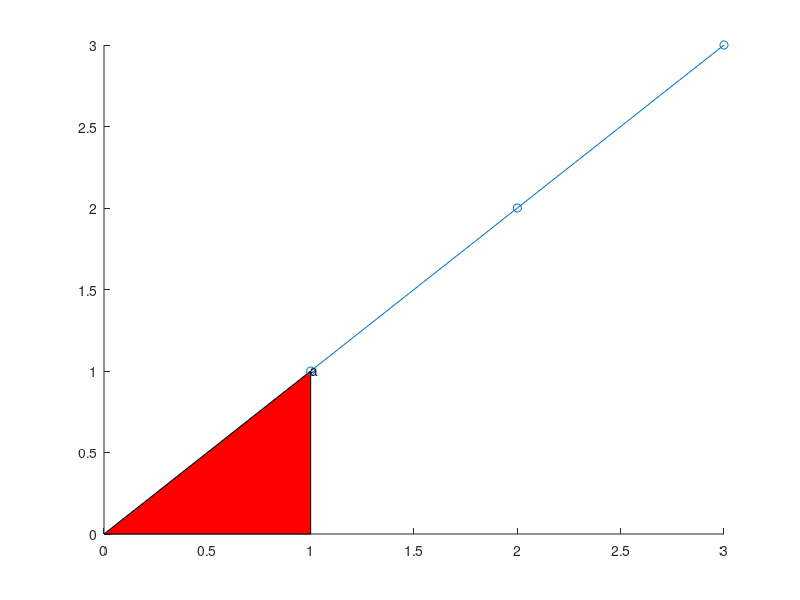

Write MATLAB code to recreate this figure. (Note: this script raises an error after producing the figure.)
% record: -noFigureWindows
% Open items 109 to 111 (ADR 0228): get(h)'s order, UserData's empty and get of several objects;
% R2025b's legend - data1, data2, ..., its commands, options and String; patch, surface and
% rectangle adding to the axes, a 2-D view, and the handle of what a replacing plot deleted; and the
% yyaxis and region remainders - each side's colour order, a ruler's colour mode, the line-style
% order as written, the read-only refusals, scatter3's AlphaData, and a band's Value, colour and
% times. Probes probe_109 to probe_111b (open-items scratch). The colour order's values are open
% item 105, so a colour is compared with the order's entry.
close all force

% --- item 109: get(h) and UserData
f = figure('Visible', 'off');
ax = axes(f);
hold(ax, 'on');
ln = plot(ax, 1:3);
tx = text(ax, 1, 1, 'a');
pa = patch(ax, [0 1 1], [0 0 1], 'r');
sc = scatter(ax, 1:3, 1:3);
rg = xregion(ax, 1, 2);
lg = legend(ax);
u9b_chk('get_order_line', @() isequal(fieldnames(get(ln)), properties(ln)));
u9b_chk('get_order_axes', @() isequal(fieldnames(get(ax)), properties(ax)));
u9b_chk('get_order_text', @() isequal(fieldnames(get(tx)), properties(tx)));
u9b_chk('get_order_patch', @() isequal(fieldnames(get(pa)), properties(pa)));
u9b_chk('get_order_scatter', @() isequal(fieldnames(get(sc)), properties(sc)));
u9b_chk('get_order_region', @() isequal(fieldnames(get(rg)), properties(rg)));
u9b_chk('get_order_legend', @() isequal(fieldnames(get(lg)), properties(lg)));
u9b_chk('get_order_figure', @() isequal(fieldnames(get(f)), properties(f)));
u9b_chk('get_root', @() fieldnames(get(groot))');
u9b_chk('props_root', @() numel(properties(groot)));
u9b_chk('get_first_line', @() first_names(fieldnames(get(ln)), 8));
u9b_chk('set_first_line', @() first_names(fieldnames(set(ln)), 6));
u9b_chk('userdata_line', @() size(ln.UserData));
u9b_chk('userdata_axes', @() size(ax.UserData));
u9b_chk('userdata_figure', @() size(f.UserData));
u9b_chk('userdata_root', @() size(get(groot, 'UserData')));
u9b_chk('userdata_class', @() class(rg.UserData));
ln.UserData = 5;
ln.UserData = [];
u9b_chk('userdata_reset', @() size(ln.UserData));
two = plot(ax, [1:3; 2:4]');
u9b_chk('get_several', @() {class(get(two)), size(get(two))});
u9b_chk('get_several_one', @() {class(get(two, 'UserData')), size(get(two, 'UserData'))});

% --- item 109: the legend's names
u9b_chk('legend_two', @() legend_two());
u9b_chk('legend_third', @() legend_third());
u9b_chk('legend_named_first', @() legend_named(1));
u9b_chk('legend_named_second', @() legend_named(2));
u9b_chk('legend_rename', @() legend_rename(''));
u9b_chk('legend_rename_x', @() legend_rename('x'));
u9b_chk('legend_one_name', @() legend_one_name());
u9b_chk('legend_handle', @() legend_handle());
u9b_chk('legend_handles_cell', @() legend_handles_cell());
u9b_chk('legend_off', @() legend_off());
u9b_chk('legend_show', @() legend_command('show'));
u9b_chk('legend_toggle', @() legend_command('toggle'));
u9b_chk('legend_boxoff', @() legend_command('boxoff'));
u9b_chk('legend_hide', @() legend_hide());
u9b_chk('legend_options', @() legend_options());
u9b_chk('legend_location_only', @() legend_location_only());
u9b_chk('legend_autoupdate_off', @() legend_autoupdate_off());
u9b_chk('legend_more_names', @() legend_more_names());
u9b_chk('legend_string_set', @() legend_string_set({'u', 'v'}));
u9b_chk('legend_string_fewer', @() legend_string_set({'u'}));
u9b_chk('legend_string_char', @() legend_string_set('u'));
u9b_chk('legend_kinds', @() legend_kinds());
u9b_chk('legend_delete_renumbers', @() legend_delete_renumbers());
u9b_chk('legend_replot', @() legend_replot());
u9b_chk('legend_again', @() legend_again());
u9b_chk('legend_cla', @() legend_cla());
u9b_chk('legend_plotchildren', @() legend_plotchildren());
u9b_chk('legend_none_property', @() legend_none_property());

% --- item 110: low-level verbs, the view, a replaced handle
u9b_chk('patch_adds', @() children_after(@() patch([0 1 1], [0 0 1], 'r')));
u9b_chk('patch_twice', @() children_after(@() patch_twice()));
u9b_chk('patch_by_name', @() children_after(@() patch('XData', [0 1 1], 'YData', [0 0 1])));
u9b_chk('patch_faces', @() children_after(@() patch('Faces', [1 2 3], 'Vertices', [0 0; 1 0; 1 1])));
u9b_chk('surface_adds', @() children_after(@() surface(magic(3))));
u9b_chk('rectangle_adds', @() children_after(@() rectangle()));
u9b_chk('fill_replaces', @() children_after(@() fill([0 1 1], [0 0 1], 'r')));
u9b_chk('patch3_view', @() view_after(@() patch([0 1 1], [0 0 1], [0 0 1], 'r')));
u9b_chk('surface_view', @() view_after(@() surface(magic(3))));
u9b_chk('plot_view', @() view_after(@() []));
u9b_chk('patch_keeps_title', @() patch_keeps());
u9b_chk('view_written', @() view_written());
u9b_chk('replaced_valid', @() replaced_valid());
u9b_chk('replaced_dot_set', @() replaced_write(1));
u9b_chk('replaced_set', @() replaced_write(2));
u9b_chk('replaced_dot_get', @() replaced_write(3));
u9b_chk('replaced_get', @() replaced_write(4));
u9b_chk('replaced_delete', @() replaced_write(5));
u9b_chk('cleared_set', @() cleared_write());
u9b_chk('replaced_in_list', @() replaced_in_list());
u9b_chk('replaced_axes_kept', @() replaced_axes_kept());

% --- item 111: yyaxis sides
u9b_chk('side_orders', @() side_orders());
u9b_chk('side_orders_after_plots', @() side_orders_after_plots());
u9b_chk('side_order_set', @() side_order_set(true));
u9b_chk('side_order_set_fn', @() side_order_set(false));
u9b_chk('side_order_cycle', @() side_order_cycle());
u9b_chk('side_order_before', @() side_order_before());
u9b_chk('side_order_cla', @() side_order_cla());
u9b_chk('ruler_modes', @() ruler_modes());
u9b_chk('ruler_modes_set', @() ruler_modes_set());
u9b_chk('style_order_fresh', @() style_order_fresh());
u9b_chk('style_order_yyaxis', @() style_order_yyaxis());
u9b_chk('style_order_written', @() style_order_written());
u9b_chk('yaxis_set', @() as_statement(@() set_yaxis()));
u9b_chk('xaxis_same', @() as_statement(@() set_xaxis(false)));
u9b_chk('xaxis_other', @() as_statement(@() set_xaxis(true)));
u9b_chk('type_line', @() as_statement(@() set_type('line')));
u9b_chk('type_text', @() as_statement(@() set_type('text')));
u9b_chk('type_axes', @() as_statement(@() set_type('axes')));
u9b_chk('beingdeleted_set', @() as_statement(@() set_type('beingdeleted')));
u9b_chk('series_index_zero', @() series_index_zero());

% --- item 111: scatter3's transparency
u9b_chk('s3_alpha_default', @() s3_alpha(@(s) {size(s.AlphaData), s.AlphaDataMapping}));
u9b_chk('s3_alpha_column', @() s3_alpha(@(s) set_and_read(s, 'AlphaData', [0.1; 0.5; 1])));
u9b_chk('s3_alpha_scalar', @() s3_alpha(@(s) set_and_read(s, 'AlphaData', 0.5)));
u9b_chk('s3_alpha_matrix', @() s3_alpha(@(s) set_and_read(s, 'AlphaData', [1 2; 3 4])));
u9b_chk('s3_alpha_text', @() s3_alpha(@(s) set_and_read(s, 'AlphaData', 'x')));
u9b_chk('s3_mapping', @() s3_alpha(@(s) set_and_read(s, 'AlphaDataMapping', 'none')));
u9b_chk('s3_mapping_bad', @() s3_alpha(@(s) set_and_read(s, 'AlphaDataMapping', 'bogus')));
u9b_chk('s3_alpha_options', @() s3_alpha_options());
u9b_chk('b3_alpha', @() b3_alpha());
u9b_chk('s2_alpha_matrix', @() s2_alpha_matrix());

% --- item 111: a band's values, colour and times
u9b_chk('band_value_column', @() band(@(q) set_and_read(q, 'Value', [5; 6])));
u9b_chk('band_value_back', @() band(@(q) band_value_back(q)));
u9b_chk('band_auto_keeps', @() band(@(q) band_auto_keeps(q)));
u9b_chk('band_auto_series', @() band(@(q) band_auto_series(q)));
u9b_chk('band_series_zero', @() band(@(q) band_series_zero(q)));
u9b_chk('band_datetime', @() band_times(1));
u9b_chk('band_duration', @() band_times(2));
u9b_chk('band_datetime_format', @() band_times(3));
u9b_chk('band_duration_format', @() band_times(4));
u9b_chk('band_datetime_hours', @() band_times(5));
u9b_chk('band_datetime_pairs', @() band_times(6));
u9b_chk('band_datetime_on_dates', @() band_times(7));
u9b_chk('band_numbers_on_dates', @() band_times(8));
u9b_chk('band_dates_on_numbers', @() band_times(9));
u9b_chk('band_dates_on_spans', @() band_times(10));
u9b_chk('band_spans_on_dates', @() band_times(11));
u9b_chk('band_dates_and_number', @() band_times(12));
u9b_chk('band_set_numbers', @() band_times(13));
u9b_chk('band_set_spans', @() band_times(14));
u9b_chk('band_set_dates', @() band_times(15));
u9b_chk('band_dates_column', @() band_times(16));

close all force

function r = first_names(names, n)
r = strjoin(names(1:n)', ',');
end

function a = fresh_axes()
close all force
a = axes(figure('Visible', 'off'));
end

function r = legend_two()
a = fresh_axes(); hold(a, 'on');
p = plot(a, 1:3); q = plot(a, 2:4);
before = {p.DisplayName, q.DisplayName};
l = legend(a);
r = {before, l.String, p.DisplayName, q.DisplayName, class(l.String)};
end

function r = legend_third()
a = fresh_axes(); hold(a, 'on');
plot(a, 1:3); plot(a, 2:4);
l = legend(a);
q = plot(a, 3:5);
r = {l.String, q.DisplayName};
end

function r = legend_named(which)
a = fresh_axes(); hold(a, 'on');
p = plot(a, 1:3); q = plot(a, 2:4);
if which == 1, p.DisplayName = 'n'; else, q.DisplayName = 'n'; end
l = legend(a);
r = l.String;
end

function r = legend_rename(name)
a = fresh_axes(); hold(a, 'on');
p = plot(a, 1:3); q = plot(a, 2:4);
l = legend(a);
p.DisplayName = name;
r = {l.String, p.DisplayName, q.DisplayName};
end

function r = legend_one_name()
a = fresh_axes(); hold(a, 'on');
p = plot(a, 1:3); q = plot(a, 2:4);
l = legend(a, 'a');
w = plot(a, 3:5);
r = {l.String, p.DisplayName, q.DisplayName, w.DisplayName};
end

function r = legend_handle()
a = fresh_axes(); hold(a, 'on');
p = plot(a, 1:3); q = plot(a, 2:4);
l = legend(q);
r = {l.String, p.DisplayName, q.DisplayName};
end

function r = legend_handles_cell()
a = fresh_axes(); hold(a, 'on');
p = plot(a, 1:3); q = plot(a, 2:4);
l = legend([q p], {'x', 'y'});
r = {l.String, p.DisplayName, q.DisplayName};
end

function r = legend_off()
a = fresh_axes(); hold(a, 'on');
p = plot(a, 1:3); q = plot(a, 2:4);
l = legend(a);
legend(a, 'off');
r = {isvalid(l), isempty(a.Legend), p.DisplayName, q.DisplayName};
l2 = legend(a);
r = [r, {isvalid(l2), l2.String}];
end

function r = legend_command(word)
a = fresh_axes(); hold(a, 'on');
plot(a, 1:3); plot(a, 2:4);
legend(a, word);
l = a.Legend;
r = {l.String, char(l.Visible), char(l.Box)};
end

function r = legend_hide()
a = fresh_axes(); hold(a, 'on');
p = plot(a, 1:3);
l = legend(a);
legend(a, 'hide');
r = {isvalid(l), char(l.Visible), p.DisplayName};
legend(a, 'show');
r = [r, {char(l.Visible)}];
legend(a, 'toggle');
r = [r, {char(l.Visible)}];
end

function r = legend_options()
a = fresh_axes(); hold(a, 'on');
plot(a, 1:3); plot(a, 2:4);
l = legend(a, 'a', 'b', 'Location', 'northwest', 'FontSize', 14);
r = {l.String, l.Location, l.FontSize};
l = legend(a, {'c', 'd'}, 'Orientation', 'horizontal');
r = [r, {l.String, l.Orientation}];
end

function r = legend_location_only()
a = fresh_axes(); hold(a, 'on');
plot(a, 1:3); plot(a, 2:4);
l = legend(a, 'Location', 'south');
r = {l.String, l.Location};
end

function r = legend_autoupdate_off()
a = fresh_axes(); hold(a, 'on');
plot(a, 1:3); plot(a, 2:4);
l = legend(a, 'AutoUpdate', 'off');
q = plot(a, 3:5);
r = {l.String, q.DisplayName};
end

function r = legend_more_names()
a = fresh_axes(); hold(a, 'on');
plot(a, 1:3); plot(a, 2:4);
l = legend(a, 'a', 'b', 'c');
r = l.String;
end

function r = legend_string_set(names)
a = fresh_axes(); hold(a, 'on');
p = plot(a, 1:3); q = plot(a, 2:4);
l = legend(a);
l.String = names;
r = {l.String, p.DisplayName, q.DisplayName};
end

function r = legend_kinds()
a = fresh_axes(); hold(a, 'on');
image(a, magic(3));
scatter(a, 1:3, 1:3);
bar(a, 1:3);
xline(a, 2);
text(a, 1, 1, 'a');
l = legend(a);
r = l.String;
end

function r = legend_delete_renumbers()
a = fresh_axes(); hold(a, 'on');
p = plot(a, 1:3); q = plot(a, 2:4);
l = legend(a);
delete(p);
w = plot(a, 3:5);
r = {l.String, q.DisplayName, w.DisplayName};
end

function r = legend_replot()
a = fresh_axes();
plot(a, 1:3);
l = legend(a);
q = plot(a, 2:4);
r = {isvalid(l), isempty(a.Legend), q.DisplayName};
l2 = legend(a);
r = [r, {l2.String}];
end

function r = legend_again()
a = fresh_axes(); hold(a, 'on');
p = plot(a, 1:3); q = plot(a, 2:4);
legend(a);
l = legend(a, 'x');
r = {l.String, p.DisplayName, q.DisplayName};
legend(a, 'a', 'b');
l = legend(a);
r = [r, {l.String}];
end

function r = legend_cla()
a = fresh_axes(); hold(a, 'on');
plot(a, 1:3);
l = legend(a);
cla(a);
r = {isvalid(l), numel(l.String)};
end

function r = legend_plotchildren()
a = fresh_axes(); hold(a, 'on');
p = plot(a, 1:3); q = plot(a, 2:4);
l = legend(q);
one = l.PlotChildren;
l = legend(a);
r = {numel(one), one == q, numel(l.PlotChildren)};
end

function r = legend_none_property()
a = fresh_axes();
r = {isempty(a.Legend)};
plot(a, 1:3);
l = legend(a);
r = [r, {isequal(a.Legend, l)}];
end

function r = children_after(fn)
a = fresh_axes();
plot(a, 1:3);
axes(a);
fn();
r = numel(a.Children);
end

function patch_twice()
patch([0 1 1], [0 0 1], 'r');
patch([0 1 1], [0 0 1], 'g');
end

function r = view_after(fn)
a = fresh_axes();
plot(a, 1:3);
axes(a);
fn();
[az, el] = view(a);
r = {a.View, [az el]};
end

function r = patch_keeps()
a = fresh_axes();
plot(a, 1:3);
title(a, 'T');
xlim(a, [0 9]);
axes(a);
patch([0 1 1], [0 0 1], 'r');
r = {a.Title.String, xlim(a), ishold(a)};
end

function r = view_written()
a = fresh_axes();
plot(a, 1:3);
a.View = [30 40];
[az, el] = view(a);
r = {a.View, [az el]};
view(a, 2);
r = [r, {a.View}];
end

function r = replaced_valid()
a = fresh_axes();
h = plot(a, 1:3);
plot(a, 2:4);
r = {ishghandle(h), isvalid(h), isgraphics(h)};
end

function r = replaced_write(how)
a = fresh_axes();
h = plot(a, 1:3);
plot(a, 2:4);
switch how
    case 1, r = as_statement(@() set_line_width(h));
    case 2, r = as_statement(@() set(h, 'Visible', 'off'));
    case 3, r = as_statement(@() h.Visible);
    case 4, r = as_statement(@() get(h, 'Visible'));
    case 5, r = as_statement(@() delete(h));
end
end

function set_line_width(h)
h.LineWidth = 2;
end

function r = cleared_write()
a = fresh_axes();
h = scatter(a, 1:3, 1:3);
cla(a);
r = as_statement(@() set_line_width(h));
end

function r = replaced_in_list()
a = fresh_axes();
h = plot(a, 1:3);
hold(a, 'on');
g = plot(a, 2:4);
hold(a, 'off');
k = plot(a, 3:5);
r = {isvalid([h g k]), as_statement(@() set([h k], 'LineWidth', 2))};
end

function r = replaced_axes_kept()
a = fresh_axes();
plot(a, 1:3);
plot(a, 2:4);
r = isvalid(a);
end

function r = side_orders()
a = fresh_axes();
co = a.ColorOrder;
yyaxis(a, 'left');
left = a.ColorOrder;
yyaxis(a, 'right');
right = a.ColorOrder;
r = {size(left), same_colour(left, co(1, :)), size(right), same_colour(right, co(2, :)), size(colororder(a))};
end

function r = side_orders_after_plots()
a = fresh_axes();
co = a.ColorOrder;
hold(a, 'on');
plot(a, 1:3); plot(a, 2:4);
yyaxis(a, 'right');
right = a.ColorOrder;
ruler = a.YAxis(2).Color;
yyaxis(a, 'left');
left = a.ColorOrder;
r = {same_colour(right, co(3, :)), same_colour(ruler, co(3, :)), same_colour(left, a.YAxis(1).Color)};
end

function r = side_order_set(property)
a = fresh_axes();
co = a.ColorOrder;
yyaxis(a, 'left'); p = plot(a, 1:3);
yyaxis(a, 'right'); q = plot(a, 1:3);
if property, a.ColorOrder = [1 0 0; 0 1 0]; else, colororder(a, [1 0 0; 0 1 0]); end
r = {same_colour(p.Color, co(1, :)), q.Color, a.ColorOrder, same_colour(a.YAxis(1).Color, co(1, :)), same_colour(a.YAxis(2).Color, co(2, :))};
yyaxis(a, 'left');
r = [r, {same_colour(a.ColorOrder, co(1, :))}];
end

function r = side_order_cycle()
a = fresh_axes();
yyaxis(a, 'right');
a.ColorOrder = [1 0 0; 0 1 0];
hold(a, 'on');
p = plot(a, 1:3); q = plot(a, 2:4); w = plot(a, 3:5);
r = {[p.Color; q.Color; w.Color], {p.LineStyle, q.LineStyle, w.LineStyle}, a.LineStyleOrderIndex, a.ColorOrderIndex};
end

function r = side_order_before()
a = fresh_axes();
colororder(a, [1 0 0; 0 1 0; 0 0 1]);
yyaxis(a, 'left'); p = plot(a, 1:3);
yyaxis(a, 'right'); q = plot(a, 1:3);
r = {p.Color, q.Color, a.ColorOrder};
end

function r = side_order_cla()
a = fresh_axes();
co = a.ColorOrder;
yyaxis(a, 'right');
plot(a, 1:3);
cla(a);
r = same_colour(a.ColorOrder, co(2, :));
cla(a, 'reset');
r = {r, size(a.ColorOrder), size(a.YAxis)};
end

function r = ruler_modes()
a = fresh_axes();
yyaxis(a, 'left');
r = {a.YAxis(1).ColorMode, a.YAxis(2).ColorMode, a.YColorMode};
yyaxis(a, 'right');
r = [r, {a.YColorMode}];
end

function r = ruler_modes_set()
a = fresh_axes();
yyaxis(a, 'left');
a.YColor = 'r';
r = {a.YAxis(1).ColorMode, a.YAxis(2).ColorMode, a.YColorMode};
a.YAxis(2).Color = 'g';
r = [r, {a.YAxis(2).ColorMode}];
end

function r = style_order_fresh()
a = fresh_axes();
r = {class(a.LineStyleOrder), a.LineStyleOrder};
end

function r = style_order_yyaxis()
a = fresh_axes();
yyaxis(a, 'left');
L = a.LineStyleOrder;
r = {class(L), size(L), L(5, :), L(1, :), numel(L)};
end

function r = style_order_written()
a = fresh_axes();
a.LineStyleOrder = '--';
r = {class(a.LineStyleOrder)};
a.LineStyleOrder = ['- '; '--'];
r = [r, {class(a.LineStyleOrder), size(a.LineStyleOrder)}];
a.LineStyleOrder = ["-" "o-"];
r = [r, {class(a.LineStyleOrder), a.LineStyleOrder}];
a.LineStyleOrder = {'--', ':'};
r = [r, {a.LineStyleOrder}];
yyaxis(a, 'left');
r = [r, {a.LineStyleOrder}];
end

function set_yaxis()
a = fresh_axes();
yyaxis(a, 'left');
a.YAxis = a.YAxis;
end

function set_xaxis(other)
a = fresh_axes();
if other, a.XAxis = a.YAxis; else, a.XAxis = a.XAxis; a.ZAxis = a.ZAxis; end
end

function set_type(what)
a = fresh_axes();
switch what
    case 'line', h = plot(a, 1:3); h.Type = 'x';
    case 'text', h = text(a, 1, 1, 'a'); h.Type = 'x';
    case 'axes', a.Type = 'x';
    case 'beingdeleted', h = plot(a, 1:3); h.BeingDeleted = 'on';
end
end

function r = series_index_zero()
a = fresh_axes();
hold(a, 'on');
p = plot(a, 1:3);
p.SeriesIndex = 0;
s = scatter(a, 1:3, 1:3);
s.SeriesIndex = 0;
r = {p.SeriesIndex, s.SeriesIndex};
end

function r = s3_alpha(fn)
a = fresh_axes();
s = scatter3(a, 1:3, 1:3, 1:3);
r = fn(s);
end

function r = set_and_read(h, name, value)
try
    set(h, name, value);
    r = get(h, name);
catch err
    r = [err.identifier ' | ' strrep(regexprep(strtrim(err.message), '\s+', ' '), '|', '/')];
end
end

function r = s3_alpha_options()
a = fresh_axes();
s = scatter3(a, 1:3, 1:3, 1:3, 'filled', 'AlphaData', [0.1 0.5 1], 'MarkerFaceAlpha', 'flat');
r = {s.AlphaData, s.MarkerFaceAlpha, s.AlphaDataMapping};
end

function r = b3_alpha()
a = fresh_axes();
b = bubblechart3(a, 1:3, 1:3, 1:3, 1:3);
r = {size(b.AlphaData), b.AlphaDataMapping};
b.AlphaData = [0.2 0.4 0.6];
r = [r, {b.AlphaData}];
end

function r = s2_alpha_matrix()
a = fresh_axes();
s = scatter(a, 1:3, 1:3);
r = set_and_read(s, 'AlphaData', [1 2; 3 4]);
end

function r = band(fn)
a = fresh_axes();
q = xregion(a, 1, 2);
r = fn(q);
end

function r = band_value_back(q)
q.Value = [5; 6];
q.Value = [8 7];
r = {q.Value, size(q.Value)};
end

function r = band_auto_keeps(q)
q.FaceColor = 'r';
q.FaceColorMode = 'auto';
r = {q.FaceColor, q.FaceColorMode};
q.SeriesIndex = 'none';
r = [r, {q.FaceColor}];
end

function r = band_auto_series(q)
co = colororder(q.Parent);
q.SeriesIndex = 2;
q.FaceColor = 'r';
q.FaceColorMode = 'auto';
r = same_colour(q.FaceColor, co(2, :));
end

function r = band_series_zero(q)
q.SeriesIndex = 2;
q.SeriesIndex = 0;
r = {q.SeriesIndex, q.FaceColor};
end

function r = band_times(which)
a = fresh_axes();
try
    switch which
        case 1
            q = xregion(a, datetime(2020, 1, 2), datetime(2020, 1, 3));
            r = {class(q.Value), char(q.Value), size(q.Value), class(get(q, 'Value'))};
        case 2
            q = yregion(a, seconds(1), seconds(2));
            r = {class(q.Value), char(q.Value), q.Value.Format};
        case 3
            q = xregion(a, datetime(2020, 1, 2, 'Format', 'yyyy-MM-dd'), datetime(2020, 1, 3));
            r = {q.Value.Format, char(q.Value)};
        case 4
            q = yregion(a, minutes(1), minutes(2));
            r = q.Value.Format;
        case 5
            q = xregion(a, datetime(2020, 1, 2, 6, 0, 0), datetime(2020, 1, 2, 18, 0, 0));
            r = char(q.Value);
        case 6
            q = xregion(a, datetime(2020, 1, [1 5]), datetime(2020, 1, [2 6]));
            r = {size(q), char(q(2).Value)};
        case 7
            plot(a, datetime(2020, 1, 1:5), 1:5);
            hold(a, 'on');
            q = xregion(a, datetime(2020, 1, 2), datetime(2020, 1, 3));
            r = {class(q.Value), numel(a.Children)};
        case 8
            plot(a, datetime(2020, 1, 1:5), 1:5);
            hold(a, 'on');
            q = xregion(a, 1, 2);
            r = q.Value;
        case 9
            plot(a, 1:5);
            hold(a, 'on');
            xregion(a, datetime(2020, 1, 2), datetime(2020, 1, 3));
            r = 'ran';
        case 10
            yregion(a, seconds(1), seconds(2));
            hold(a, 'on');
            yregion(a, datetime(2020, 1, 2), datetime(2020, 1, 3));
            r = 'ran';
        case 11
            yregion(a, datetime(2020, 1, 2), datetime(2020, 1, 3));
            hold(a, 'on');
            yregion(a, seconds(1), seconds(2));
            r = 'ran';
        case 12
            xregion(a, datetime(2020, 1, 2), 3);
            r = 'ran';
        case 13
            q = xregion(a, datetime(2020, 1, 2), datetime(2020, 1, 3));
            q.Value = [1 2];
            r = {class(q.Value), q.Value};
        case 14
            q = xregion(a, datetime(2020, 1, 2), datetime(2020, 1, 3));
            q.Value = seconds([1 2]);
            r = {class(q.Value), char(q.Value)};
        case 15
            q = xregion(a, 1, 2);
            q.Value = datetime(2020, 1, [2 3]);
            r = {class(q.Value), char(q.Value)};
        case 16
            q = xregion(a, datetime(2020, 1, 2), datetime(2020, 1, 3));
            q.Value = datetime(2020, 1, [4; 5]);
            r = size(q.Value);
    end
catch err
    r = [err.identifier ' | ' strrep(regexprep(strtrim(err.message), '\s+', ' '), '|', '/')];
end
end

function r = same_colour(a, b)
% Whether two colours are the same to the byte: R2025b's colour order is written in decimals and
% what it inks rulers and yyaxis lines with is rounded to bytes.
r = isequal(size(a), size(b)) && isequal(round(a * 255), round(b * 255));
end

function r = as_statement(fn)
% 'ran', or the refusal's identifier and sentence.
try
    fn();
    r = 'ran';
catch err
    r = [err.identifier ' | ' strrep(regexprep(strtrim(err.message), '\s+', ' '), '|', '/')];
end
end
